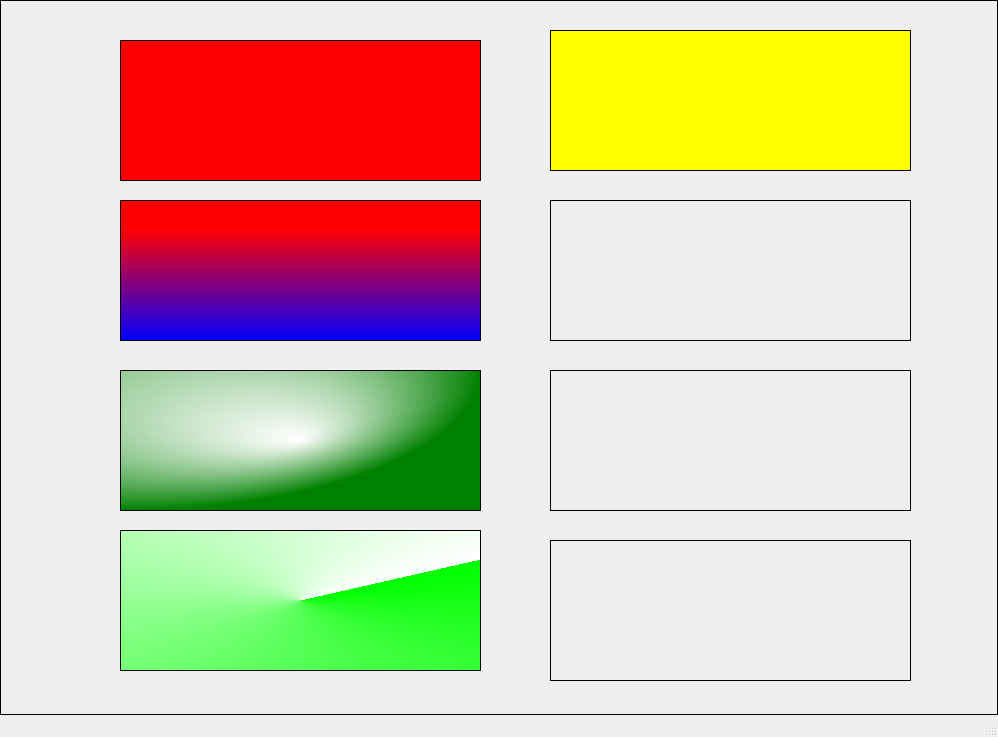
<?xml version="1.0" encoding="UTF-8"?>
<ui version="4.0">
 <class>MainWindow</class>
 <widget class="QMainWindow" name="MainWindow">
  <property name="geometry">
   <rect>
    <x>0</x>
    <y>0</y>
    <width>998</width>
    <height>737</height>
   </rect>
  </property>
  <property name="windowTitle">
   <string>MainWindow</string>
  </property>
  <property name="styleSheet">
   <string notr="true">/*类选择器*/

.QWidget
{
   border:  1px  solid  black;
}

#widget
{
  background:red; /*设置纯背景色*/
}

 
#widget_2
{
  /*线性渐变背景色*/
  background-color: qlineargradient(x1:0, y1:0, x2:0, y2:1, stop:0.2 red, stop:1 blue);
}


#widget_3
{
  background-color:qradialgradient(cx:0, cy:0, radius: 1,  fx:0.5, fy:0.5, stop:0 white, stop:1 green) ;/*半径渐变背景色*/ 
}

#widget_4
{
  background: qconicalgradient(cx:0.5, cy:0.5, angle:30,  stop:0 white, stop:1 #00FF00);/*圆锥渐变背景色*/ 
}

 
#widget_5
{ 
  background-color: yellow; /*设置背景色 */ 
  background-image: url(:/img/cat.png); /*设置背景图片 */ 
  background-repeat: no-repeat;/*不平铺*/
  background-position:  right center;/*靠右居中*/ 
}



#widget_6
{
  background:    url(:/img/cat.png)  repeat  right bottom; /*设置背景图片,xy方向平铺 ，居右下角*/ 
}

#widget_7
{
  background:  yellow  url(:/img/cat.png)   no-repeat  center; /*设置背景色，图片,不平铺，居中*/ 
}

#widget_8
{
  border-image:   url(:/img/cat.png)   /*设置背景图片,图片铺满*/ 
}




















</string>
  </property>
  <widget class="QWidget" name="centralwidget">
   <widget class="QWidget" name="widget" native="true">
    <property name="geometry">
     <rect>
      <x>120</x>
      <y>40</y>
      <width>361</width>
      <height>141</height>
     </rect>
    </property>
   </widget>
   <widget class="QWidget" name="widget_2" native="true">
    <property name="geometry">
     <rect>
      <x>120</x>
      <y>200</y>
      <width>361</width>
      <height>141</height>
     </rect>
    </property>
   </widget>
   <widget class="QWidget" name="widget_3" native="true">
    <property name="geometry">
     <rect>
      <x>120</x>
      <y>370</y>
      <width>361</width>
      <height>141</height>
     </rect>
    </property>
   </widget>
   <widget class="QWidget" name="widget_4" native="true">
    <property name="geometry">
     <rect>
      <x>120</x>
      <y>530</y>
      <width>361</width>
      <height>141</height>
     </rect>
    </property>
   </widget>
   <widget class="QWidget" name="widget_5" native="true">
    <property name="geometry">
     <rect>
      <x>550</x>
      <y>30</y>
      <width>361</width>
      <height>141</height>
     </rect>
    </property>
   </widget>
   <widget class="QWidget" name="widget_6" native="true">
    <property name="geometry">
     <rect>
      <x>550</x>
      <y>200</y>
      <width>361</width>
      <height>141</height>
     </rect>
    </property>
   </widget>
   <widget class="QWidget" name="widget_7" native="true">
    <property name="geometry">
     <rect>
      <x>550</x>
      <y>370</y>
      <width>361</width>
      <height>141</height>
     </rect>
    </property>
   </widget>
   <widget class="QWidget" name="widget_8" native="true">
    <property name="geometry">
     <rect>
      <x>550</x>
      <y>540</y>
      <width>361</width>
      <height>141</height>
     </rect>
    </property>
   </widget>
  </widget>
  <widget class="QMenuBar" name="menubar">
   <property name="geometry">
    <rect>
     <x>0</x>
     <y>0</y>
     <width>998</width>
     <height>26</height>
    </rect>
   </property>
  </widget>
  <widget class="QStatusBar" name="statusbar"/>
 </widget>
 <resources/>
 <connections/>
</ui>
